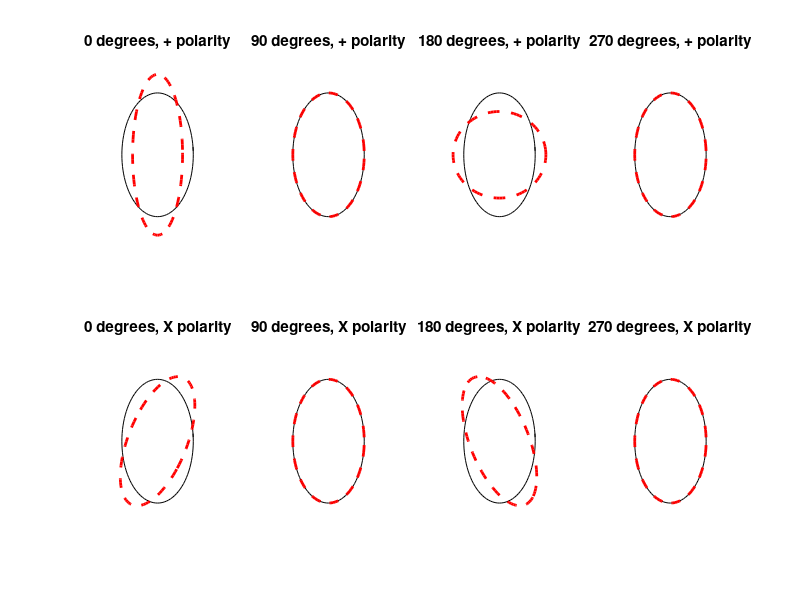

This chart was generated by the following MATLAB code:


x=zeros(102);
y=zeros(102);
xnew = zeros(102);
ynew = zeros(102);

nvplot=2;
nhplot=4;
figure

iplot = 1;
for hindex=1:2
    for vindex=1:4
    
        
        for i=1:102
            ynew(i)=sin(( (2*3.1415*i)/100.0 ));
            xnew(i)=cos(( (2*3.1415*i)/100.0 ));
        end
        
        if vindex == 1
            eps = 0.3;
        elseif vindex == 3
            eps = -0.3;
        else
            eps = 0.0;
        end
        
        for i=1:102
            y(i) = sin(( (2*3.1415*i)/100.0 ))* ( 1+eps);
            x(i) = cos(( (2*3.1415*i)/100.0 ))* ( 1-eps);
        end
        
        if vindex == 1 | vindex ==3
            if hindex == 2
              for i=1:102
               xh = x(i) * cos(-3.1415/4.0) - y(i) * sin(-3.1415/4.0);
              yh = x(i) * sin(-3.1415/4.0) - y(i) * sin(-3.1415/4.0);
              x(i) = xh;
              y(i) = yh;
             end
            end
        end
        
        subplot(nvplot,nhplot,iplot);
       
        plot(xnew,ynew,'k-')
        hold on
        axis manual
        plot(x,y,'r--','LineWidth',2)
        axis([-1.5 1.5 -1.5 1.5])
        axis off
        if vindex == 1 & hindex == 1
            title('0 degrees, + polarity')
        elseif vindex ==1 & hindex ==2
            title('0 degrees, X polarity')
        elseif vindex == 2 & hindex == 1
            title('90 degrees, + polarity')
        elseif vindex == 2 & hindex == 2
            title('90 degrees, X polarity')
        elseif vindex == 3 & hindex == 1
            title('180 degrees, + polarity') 
        elseif vindex == 3 & hindex == 2
            title('180 degrees, X polarity')
        elseif vindex == 4 & hindex == 1
            title('270 degrees, + polarity') 
        elseif vindex == 4 & hindex == 2
            title('270 degrees, X polarity')
        end
        %set(gca,'DataAspectRatio', [1 1 1]);
        iplot = iplot + 1;
    end
end
        